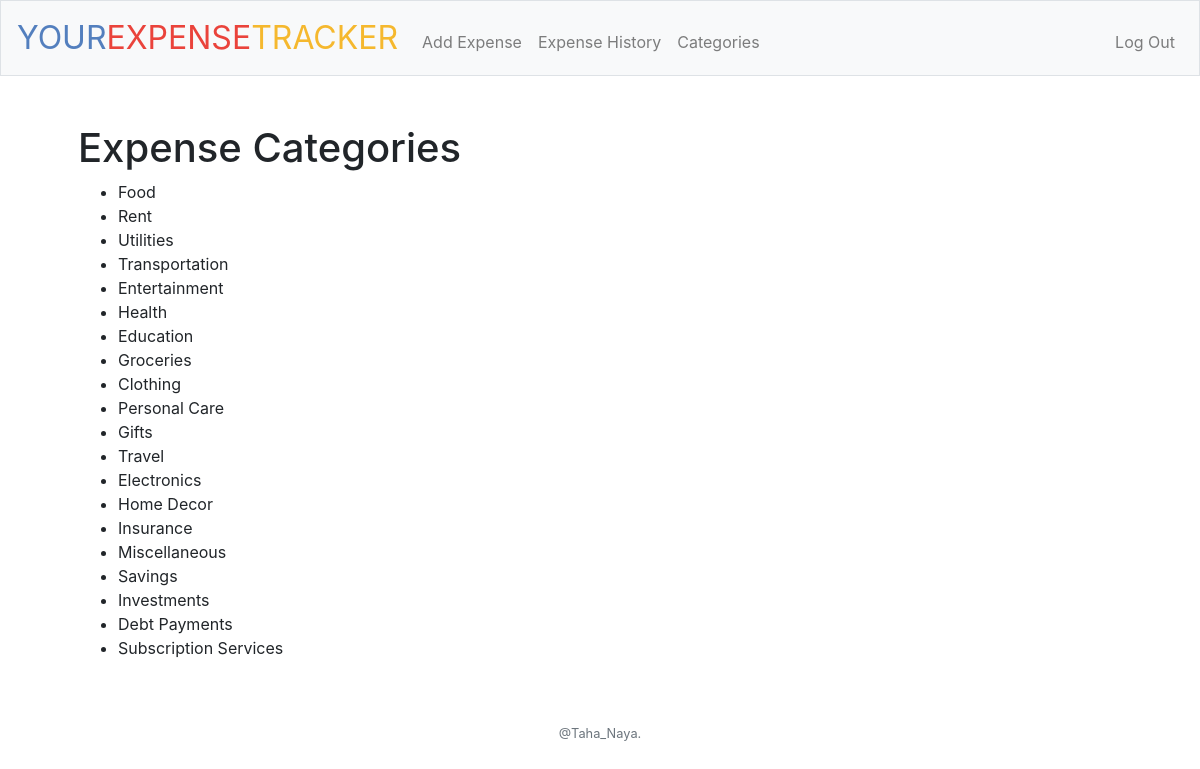
The page /expense_categories (signed in) on the database its author committed.
### tables this page shows
CREATE TABLE categories (
    id INTEGER PRIMARY KEY AUTOINCREMENT,
    name TEXT NOT NULL UNIQUE
);

### app.py (the view)
@app.route("/expense_categories")
@login_required
def categories():
    try:
        categories = db.execute("SELECT name FROM categories")
        return render_template("expense_categories.html", categories=categories)
    except Exception as e:
        return apology("sorry")

### app.py (called while the page is built)
@app.after_request
def after_request(response):
    response.headers["Cache-Control"] = "no-cache, no-store, must-revalidate"
    response.headers["Expires"] = 0
    response.headers["Pragma"] = "no-cache"
    return response

### helpers.py (called while the page is built)
def login_required(f):
    @wraps(f)
    def decorated_function(*args, **kwargs):
        if session.get("user_id") is None:
            return redirect("/login")
        return f(*args, **kwargs)
    return decorated_function

### templates/expense_categories.html (shortened to what this page needs)
{% extends "layout.html" %}
{% block main %}
    <h1>Expense Categories</h1>
    {% if categories %}
        <ul>
            {% for category in categories %}
                <li>{{ category['name'] }}</li>
            {% endfor %}
        </ul>
    {% else %}
        <p>No expense categories found.</p>
    {% endif %}
{% endblock %}

### rows shown on the page
categories: name "Food"
categories: name "Rent"
categories: name "Utilities"
categories: name "Transportation"
categories: name "Entertainment"
categories: name "Health"
categories: name "Education"
categories: name "Groceries"
categories: name "Clothing"
categories: name "Personal Care"
categories: name "Gifts"
categories: name "Travel"
categories: name "Electronics"
categories: name "Home Decor"
categories: name "Insurance"
categories: name "Miscellaneous"
categories: name "Savings"
categories: name "Investments"
categories: name "Debt Payments"
categories: name "Subscription Services"
